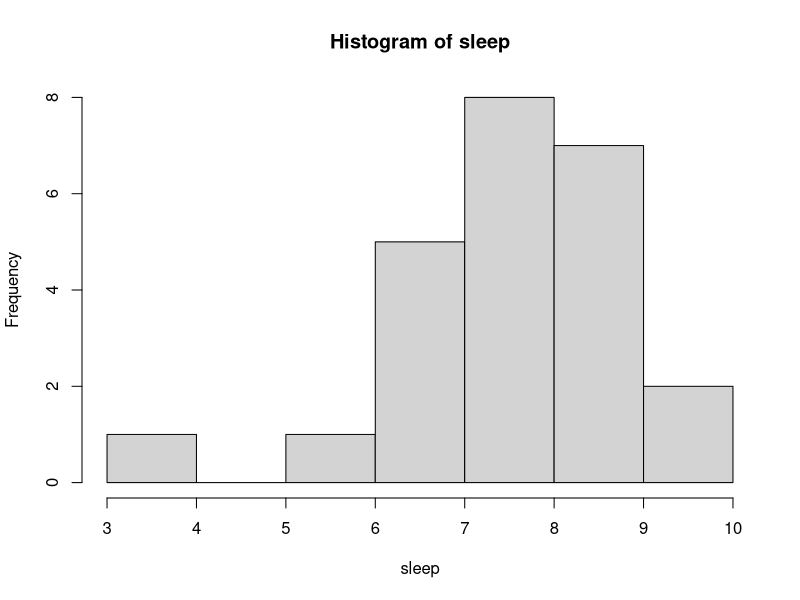
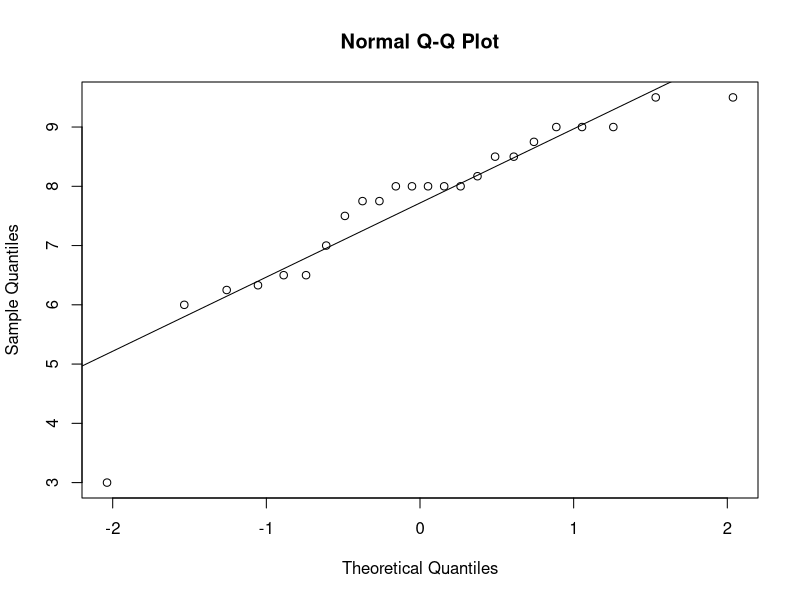
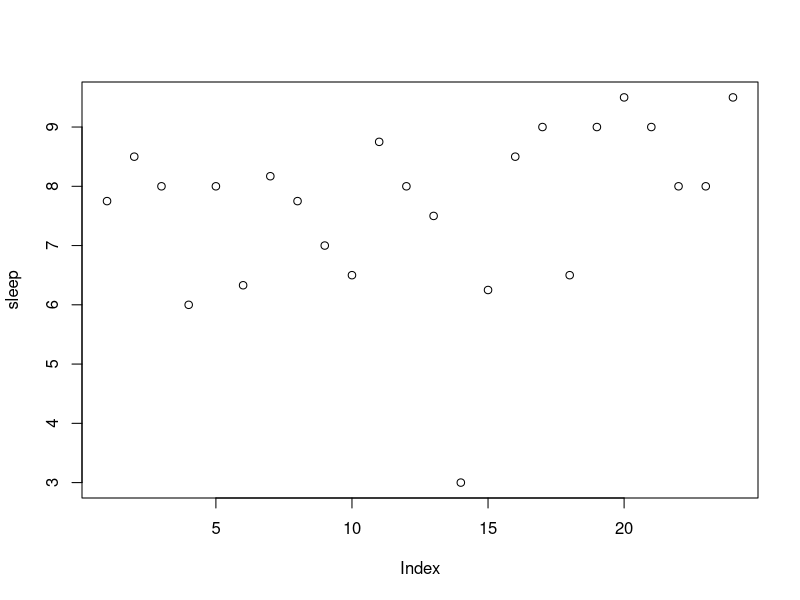

Write the R code that produced these figures, in order.
# test the hypothesis that the mean sleeping time is 8 hours, 
# and construct a 90% interval estimate for the population mean. 

# data: 
sleep = c(7.75, 8.5, 8, 6, 8, 6.33, 8.17, 7.75, 
          7, 6.5, 8.75, 8, 7.5, 3, 6.25, 8.5, 9, 6.5, 
          9, 9.5, 9, 8, 8, 9.5)

# check if it is reasonable to assume the sleeping times are normally distributed. 
hist(sleep)  # construct histogram (with default bandwidth h)
qqnorm(sleep)
qqline(sleep)

# identify the position of the outlier (constructing an index plot): 
plot(sleep)
# => it is clear that the 14th observation is the outlier. 
sleep.new = sleep[-14]   # delete the outlier 


# apply the procedures based on the t distribution: 
t.test(sleep.new, 
       mu = 8,  
       conf.level = 0.90)

# check the sample mean: 
mean(sleep.new)


# Wilcoxon test: (using origial data)
W = wilcox.test(sleep, mu = 8, 
                conf.int = TRUE, 
                conf.level = 0.90)
W

names(W)
W$statistic
W$p.value
W$conf.int
















